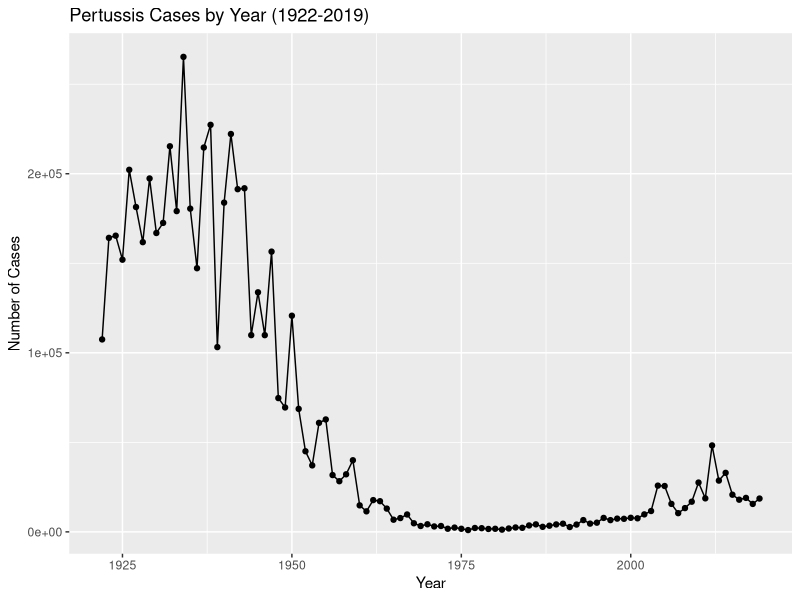
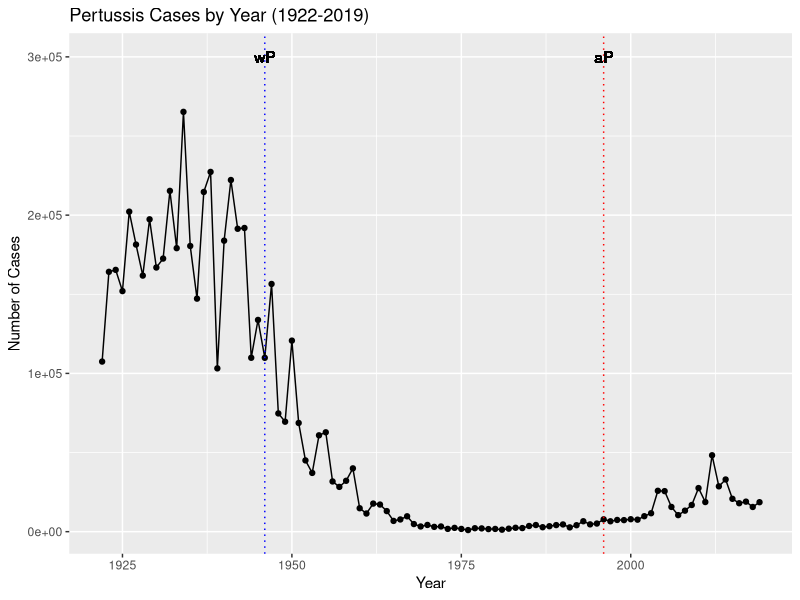

Reproduce these figures in R, in order. (Note: this script raises an error after producing the figures.)
## ---- chunk 1
# install.packages("datapasta")
## ---- chunk 2
# code echo = FALSE will run the code but won't print it out in the pdf/html
cdc <- data.frame(
                                 year = c(1922L,1923L,1924L,1925L,
                                          1926L,1927L,1928L,1929L,1930L,1931L,
                                          1932L,1933L,1934L,1935L,1936L,
                                          1937L,1938L,1939L,1940L,1941L,1942L,
                                          1943L,1944L,1945L,1946L,1947L,
                                          1948L,1949L,1950L,1951L,1952L,
                                          1953L,1954L,1955L,1956L,1957L,1958L,
                                          1959L,1960L,1961L,1962L,1963L,
                                          1964L,1965L,1966L,1967L,1968L,1969L,
                                          1970L,1971L,1972L,1973L,1974L,
                                          1975L,1976L,1977L,1978L,1979L,1980L,
                                          1981L,1982L,1983L,1984L,1985L,
                                          1986L,1987L,1988L,1989L,1990L,
                                          1991L,1992L,1993L,1994L,1995L,1996L,
                                          1997L,1998L,1999L,2000L,2001L,
                                          2002L,2003L,2004L,2005L,2006L,2007L,
                                          2008L,2009L,2010L,2011L,2012L,
                                          2013L,2014L,2015L,2016L,2017L,2018L,
                                          2019L),
         cases = c(107473,164191,165418,152003,
                                          202210,181411,161799,197371,
                                          166914,172559,215343,179135,265269,
                                          180518,147237,214652,227319,103188,
                                          183866,222202,191383,191890,109873,
                                          133792,109860,156517,74715,69479,
                                          120718,68687,45030,37129,60886,
                                          62786,31732,28295,32148,40005,
                                          14809,11468,17749,17135,13005,6799,
                                          7717,9718,4810,3285,4249,3036,
                                          3287,1759,2402,1738,1010,2177,2063,
                                          1623,1730,1248,1895,2463,2276,
                                          3589,4195,2823,3450,4157,4570,
                                          2719,4083,6586,4617,5137,7796,6564,
                                          7405,7298,7867,7580,9771,11647,
                                          25827,25616,15632,10454,13278,
                                          16858,27550,18719,48277,28639,32971,
                                          20762,17972,18975,15609,18617)
       )
## ---- chunk 3
library(ggplot2)
baseplot <- ggplot(cdc, aes(year, cases)) +
  geom_point() + 
  geom_line() + 
  labs(x = "Year", y = "Number of Cases", title = "Pertussis Cases by Year (1922-2019)")
baseplot
## ---- chunk 4
baseplot + geom_vline(xintercept = 1946, color = "blue", linetype = 3) +
  geom_text(mapping = aes(x = 1946, y = 3e+05, label = "wP")) + 
  geom_vline(xintercept = 1996, color = "red", linetype = 3) +
  geom_text(mapping = aes(x = 1996, y = 3e+05, label = "aP"))
## ---- chunk 5
# install.packages("jsonlite")
library(jsonlite)
## ---- chunk 6
# simplifyVector will return the dataframe as a vector
subject <- read_json("https://www.cmi-pb.org/api/subject", simplifyVector = TRUE)
head(subject, 3)
## ---- chunk 7
table(subject$infancy_vac)
## ---- chunk 8
table(subject$biological_sex)
## ---- chunk 9
table(subject$race, subject$biological_sex)
## ---- chunk 10
library(lubridate)
## ---- chunk 11
today()

# get the ages of the individuals with today's date
subject$age <- today() - ymd(subject$year_of_birth)
head(subject$age)
## ---- chunk 12
library(dplyr)
ap.age <- filter(subject, infancy_vac == "aP")$age
wp.age <- filter(subject, infancy_vac == "wP")$age

time_length(mean(ap.age), "years")
time_length(mean(wp.age), "years")

t.test(ap.age, wp.age)

## ---- chunk 13
boost_time <- ymd(subject$date_of_boost) - ymd(subject$year_of_birth)
age_at_boost <- time_length(boost_time, "year")
head(age_at_boost)
## ---- chunk 14
ggplot(subject) +
  aes(time_length(age, "year"),
      fill=as.factor(infancy_vac)) +
  geom_histogram(show.legend=FALSE) +
  facet_wrap(vars(infancy_vac), nrow=2) 

## ---- chunk 15
# Complete the API URLs...
specimen <- read_json("https://www.cmi-pb.org/api/specimen", simplifyVector = TRUE) 
titer <- read_json("https://www.cmi-pb.org/api/ab_titer", simplifyVector = TRUE) 
head(specimen)
head(titer)

## ---- chunk 16
meta <- inner_join(specimen, subject)
dim(meta)
head(meta)
## ---- chunk 17
abdata <- inner_join(titer, meta)
dim(abdata)
## ---- chunk 18
table(abdata$isotype)

## ---- chunk 19
table(abdata$visit)
## ---- chunk 20
ig1 <- abdata %>% filter(isotype == "IgG1", visit!=8)
head(ig1)
## ---- chunk 21
ggplot(ig1) +
  aes(MFI, antigen) +
  geom_boxplot() + 
  facet_wrap(vars(visit), nrow=2)
## ---- chunk 22
ggplot(ig1) +
  aes(MFI, antigen, col=infancy_vac ) +
  geom_boxplot(show.legend = FALSE) + 
  facet_wrap(vars(visit), nrow=2) +
  theme_bw()
## ---- chunk 23
ggplot(ig1) +
  aes(MFI, antigen, col=infancy_vac ) +
  geom_boxplot(show.legend = FALSE) + 
  facet_wrap(vars(infancy_vac, visit), nrow=2)

## ---- chunk 24
filter(ig1, antigen=="Measles") %>%
  ggplot() +
  aes(MFI, col=infancy_vac) +
  geom_boxplot(show.legend = FALSE) +
  facet_wrap(vars(visit)) +
  theme_bw() + 
  ggtitle("Measles antigen levels per visit (wP teal, aP red)")
## ---- chunk 25
filter(ig1, antigen=="FIM2/3") %>%
  ggplot() +
  aes(MFI, col=infancy_vac) +
  geom_boxplot(show.legend = FALSE) +
  facet_wrap(vars(visit)) +
  theme_bw() +
  ggtitle("FIM2/3 antigen levels per visit (wP teal, aP red)")
## ---- chunk 26
# For example use the following URL
# https://www.cmi-pb.org/api/v2/rnaseq?versioned_ensembl_gene_id=eq.ENSG00000211896.7
## ---- chunk 27
url <- "https://www.cmi-pb.org/api/v2/rnaseq?versioned_ensembl_gene_id=eq.ENSG00000211896.7"

rna <- read_json(url, simplifyVector = TRUE) 
## ---- chunk 28
#meta <- inner_join(specimen, subject)
ssrna <- inner_join(rna, meta)
## ---- chunk 29
ggplot(ssrna) +
  aes(visit, tpm, group=subject_id) +
  geom_point() +
  geom_line(alpha=0.2)
## ---- chunk 30
ggplot(ssrna) +
  aes(tpm, col=infancy_vac) +
  geom_boxplot() +
  facet_wrap(vars(visit))
## ---- chunk 31
ssrna %>%  
  filter(visit==4) %>% 
  ggplot() +
    aes(tpm, col=infancy_vac) + geom_density() + 
    geom_rug() 

